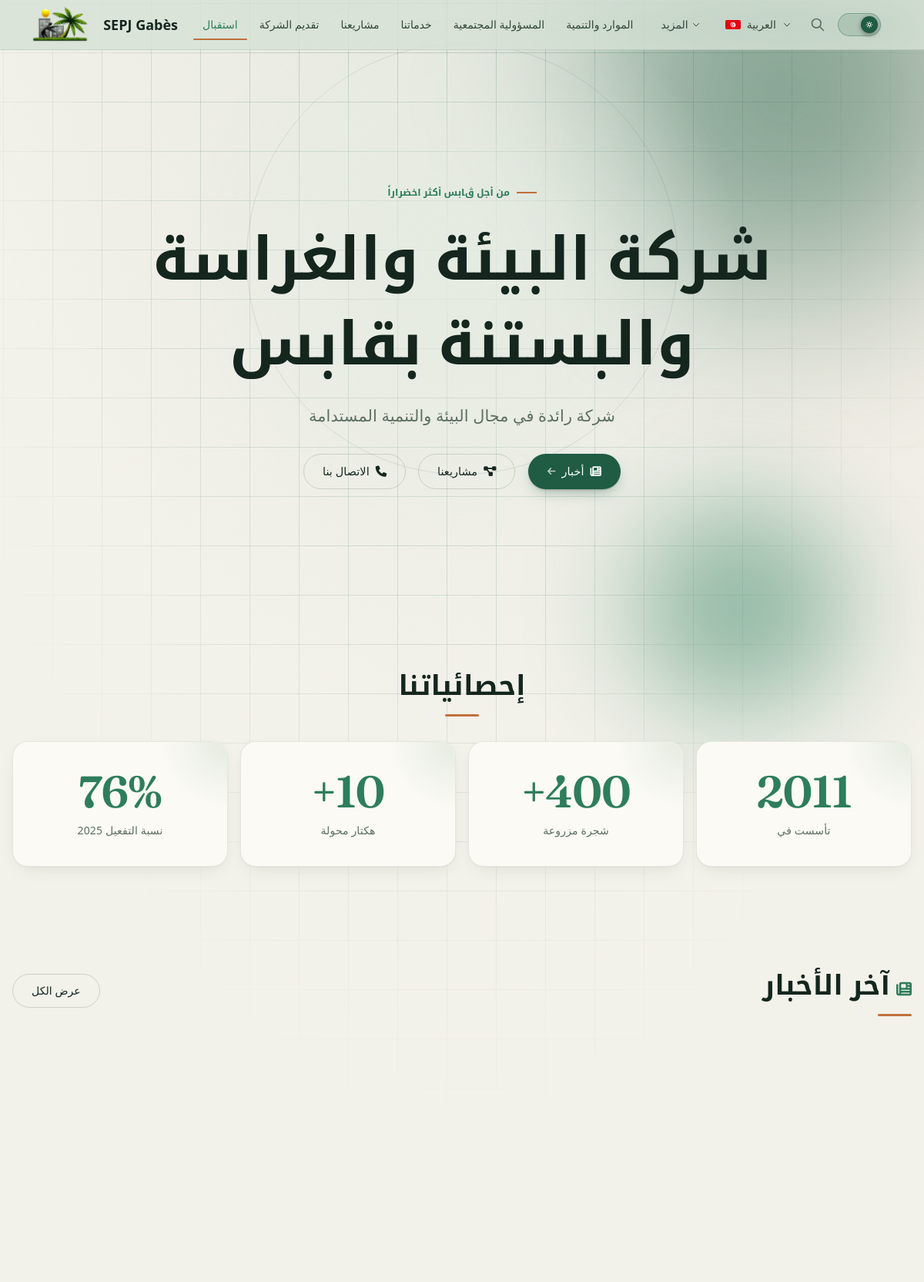
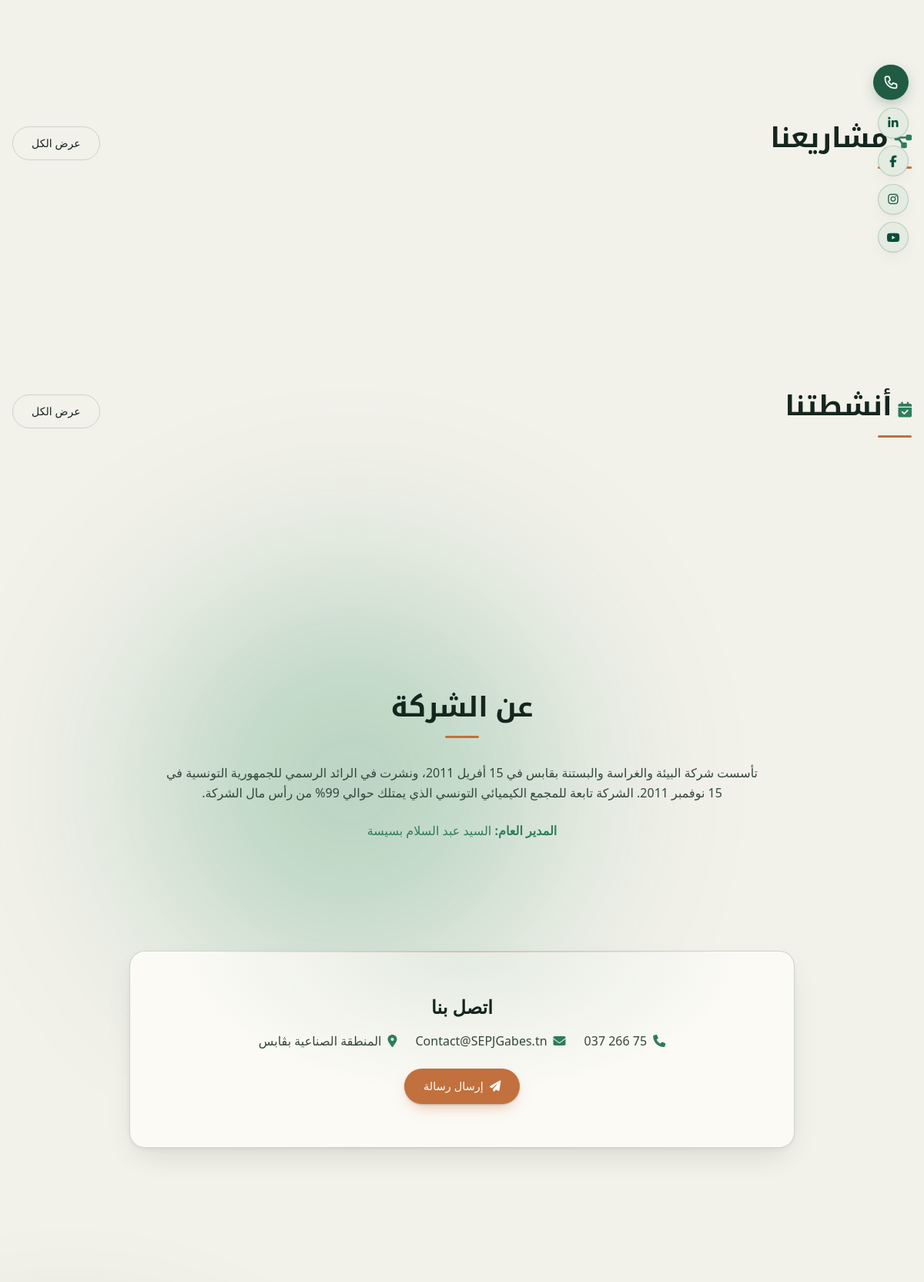
Screenshot of /public/ (upper part) with the database file from the repository (2 pictures, top to bottom).
### tables this page shows
CREATE TABLE IF NOT EXISTS `site_settings` (
    `id` INT UNSIGNED AUTO_INCREMENT PRIMARY KEY,
    `setting_key` VARCHAR(255) NOT NULL UNIQUE,
    `value_ar` LONGTEXT,
    `value_fr` LONGTEXT,
    `value_en` LONGTEXT,
    `value_raw` LONGTEXT,
    `updated_at` DATETIME NOT NULL DEFAULT CURRENT_TIMESTAMP ON UPDATE CURRENT_TIMESTAMP
);

### app/core/helpers.php (called while the page is built, shortened)
<?php
function e($value): string
{
    return htmlspecialchars((string) $value, ENT_QUOTES | ENT_SUBSTITUTE, 'UTF-8');
}
function current_lang(): string
{
    return DEFAULT_LANGUAGE;
}
function get_setting(string $key, string $lang = 'ar'): string
{
    static $settings = null;
    if ($settings === null) {
        try {
            $rows = db()->query("SELECT setting_key, value_ar, value_fr, value_en, value_raw FROM site_settings")->fetchAll(PDO::FETCH_ASSOC);
            $settings = [];
            foreach ($rows as $row) {
                $settings[$row['setting_key']] = $row;
            }
        } catch (PDOException $e) {
            $settings = [];
            return '';
        }
    }
    $setting = $settings[$key];
    $field   = 'value_' . $lang;
    if (!empty($setting[$field])) {
        return $setting[$field];
    }
    if (!empty($setting['value_raw'])) {
        return $setting['value_raw'];
    }
    return $setting['value_ar'] ?? '';
}

### app/core/db.php (called while the page is built, shortened)
<?php
class Database
{
    private static ?PDO $instance = null;
    public static function getInstance(): PDO
    {
        if (self::$instance === null) {
            $dsn = "mysql:host=" . DB_HOST . ";port=" . DB_PORT . ";dbname=" . DB_NAME . ";charset=" . DB_CHARSET;
            $options = [
                PDO::ATTR_ERRMODE            => PDO::ERRMODE_EXCEPTION,
                PDO::ATTR_DEFAULT_FETCH_MODE => PDO::FETCH_ASSOC,
                PDO::ATTR_EMULATE_PREPARES   => false,
                PDO::MYSQL_ATTR_INIT_COMMAND => "SET NAMES utf8mb4 COLLATE utf8mb4_unicode_ci",
            ];
            try {
                self::$instance = new PDO($dsn, DB_USER, DB_PASS, $options);
            } catch (PDOException $e) {
error_log("Database connection failed [host=" . DB_HOST . ", port=" . DB_PORT . ", db=" . DB_NAME . "]: " . get_class($e) . " (" . $e->getCode() . ") " . $e->getMessage());
                die("اتصال قاعدة البيانات فشل. الرجاء المحاولة لاحقاً.<br>Database connection failed. Please try again later.");
            }
        }
        return self::$instance;
    }
}
function db(): PDO
{
    return Database::getInstance();
}

### app/core/i18n.php (called while the page is built, shortened)
<?php
function __(string $key, string $lang = null): string
{
    static $translations = null;
    if ($translations === null) {
        $translations = get_translations();
    }
    $lang = $lang ?? current_lang();
    return $translations[$key][$lang] ?? $translations[$key]['ar'] ?? $key;
}

### public/index.php (the view, shortened to what this page needs)
<?php
require_once 'includes/header.php';
$lang = current_lang();
$l = ['ar' => 'ar', 'fr' => 'fr', 'en' => 'en'][$lang] ?? 'ar';
try {
    $pdo = db();
    $posts = $pdo->query("SELECT id, slug, COALESCE(NULLIF(title_{$l}, ''), title_ar) AS title, COALESCE(NULLIF(summary_{$l}, ''), summary_ar) AS summary, featured_image, published_at FROM content_items WHERE type='post' AND status='published' ORDER BY published_at DESC LIMIT 3")->fetchAll();
    $projects = $pdo->query("SELECT id, slug, COALESCE(NULLIF(title_{$l}, ''), title_ar) AS title, COALESCE(NULLIF(summary_{$l}, ''), summary_ar) AS summary, featured_image FROM content_items WHERE type='project' AND status='published' ORDER BY is_featured DESC, created_at DESC LIMIT 3")->fetchAll();
    $activities = $pdo->query("SELECT id, slug, COALESCE(NULLIF(title_{$l}, ''), title_ar) AS title, COALESCE(NULLIF(summary_{$l}, ''), summary_ar) AS summary, featured_image, published_at FROM content_items WHERE type='activity' AND status='published' ORDER BY published_at DESC LIMIT 4")->fetchAll();
} catch (PDOException $e) {
    $posts = $projects = $activities = $galleryImages = [];
}
$heroTitle = get_setting('hero_title', $lang) ?: __('company_name', $lang);
$heroSubtitle = get_setting('hero_subtitle', $lang) ?: __('hero_subtitle', $lang);
$phone = get_setting('phone');
$email = get_setting('email_primary');
$address = get_setting('address', $lang);
?>
<main id="main-content">
    <section class="hero-section">
        <div class="max-w-5xl mx-auto px-4 text-center relative z-10">
            <p class="hero-eyebrow"><?= $lang === 'ar' ? 'من أجل ڨابس أكثر اخضراراً' : ($lang === 'fr' ? 'Pour un Gabès plus vert' : 'For a greener Gabès') ?></p>
            <h1 class="hero-title mb-6"><?= e($heroTitle) ?></h1>
            <p class="hero-subtitle mb-8 max-w-2xl mx-auto"><?= e($heroSubtitle) ?></p>
            <div class="flex flex-wrap justify-center gap-4">
                <a href="news.php" class="glass-btn glass-btn-primary">
                    <i class="fa-solid fa-newspaper" aria-hidden="true"></i>
                    <?= __('nav_news', $lang) ?>
                    <i class="fa-solid fa-arrow-right text-xs opacity-70 rtl-flip-arrow" aria-hidden="true"></i>
                </a>
                <a href="projects.php" class="glass-btn">
                    <i class="fa-solid fa-diagram-project" aria-hidden="true"></i>
                    <?= __('nav_projects', $lang) ?>
                </a>
                <a href="contact.php" class="glass-btn">
                    <i class="fa-solid fa-phone" aria-hidden="true"></i>
                    <?= __('nav_contact', $lang) ?>
                </a>
            </div>
        </div>
    </section>
    <section class="py-16 relative z-10">
        <div class="max-w-7xl mx-auto px-4">
            <h2 class="section-title section-title-center text-center"><?= __('our_stats', $lang) ?></h2>
            <div class="grid grid-cols-2 md:grid-cols-4 gap-4">
                <div class="glass-card stat-card"><div class="stat-number" data-count="<?= e(get_setting('stat_founded_value')) ?>"><?= e(get_setting('stat_founded_value')) ?></div><div class="stat-label"><?= e(get_setting('stat_founded_label', $lang) ?: __('founded', $lang)) ?></div></div>
                <div class="glass-card stat-card"><div class="stat-number" data-count="<?= e(get_setting('stat_trees_value')) ?>" data-suffix="+"><?= e(get_setting('stat_trees_value')) ?>+</div><div class="stat-label"><?= __('trees_planted', $lang) ?></div></div>
                <div class="glass-card stat-card"><div class="stat-number" data-count="<?= e(get_setting('stat_hectares_value')) ?>" data-suffix="+"><?= e(get_setting('stat_hectares_value')) ?>+</div><div class="stat-label"><?= __('hectares_transformed', $lang) ?></div></div>
                <div class="glass-card stat-card"><div class="stat-number" data-count="<?= e(get_setting('stat_activation_value')) ?>"><?= e(get_setting('stat_activation_value')) ?></div><div class="stat-label"><?= __('activation_rate', $lang) ?> <?= e(get_setting('stat_activation_year')) ?></div></div>
            </div>
        </div>
    </section>
    <?php if (!empty($posts)): ?>
    <section class="py-16 relative z-10">
        <div class="max-w-7xl mx-auto px-4">
            <div class="flex items-center justify-between mb-8">
                <h2 class="section-title mb-0">
                    <i class="fa-solid fa-newspaper text-emerald-400 me-2 text-xl" aria-hidden="true"></i><?= __('latest_news', $lang) ?>
                </h2>
                <a href="news.php" class="glass-btn text-sm"><?= __('view_all', $lang) ?></a>
            </div>
            <div class="grid grid-cols-1 md:grid-cols-3 gap-6">
            </div>
        </div>
    </section>
    <?php endif; ?>
    <?php if (!empty($projects)): ?>
    <section class="py-16 relative z-10">
        <div class="max-w-7xl mx-auto px-4">
            <div class="flex items-center justify-between mb-8">
                <h2 class="section-title mb-0">
                    <i class="fa-solid fa-diagram-project text-emerald-400 me-2 text-xl" aria-hidden="true"></i><?= __('our_projects', $lang) ?>
                </h2>
                <a href="projects.php" class="glass-btn text-sm"><?= __('view_all', $lang) ?></a>
            </div>
            <div class="grid grid-cols-1 md:grid-cols-3 gap-6">
            </div>
        </div>
    </section>
    <?php endif; ?>
    <?php if (!empty($activities)): ?>
    <section class="py-16 relative z-10">
        <div class="max-w-7xl mx-auto px-4">
            <div class="flex items-center justify-between mb-8">
                <h2 class="section-title mb-0">
                    <i class="fa-solid fa-calendar-check text-emerald-400 me-2 text-xl" aria-hidden="true"></i><?= __('our_activities', $lang) ?>
                </h2>
                <a href="activities.php" class="glass-btn text-sm"><?= __('view_all', $lang) ?></a>
            </div>
            <div class="grid grid-cols-1 sm:grid-cols-2 gap-4">
            </div>
        </div>
    </section>
    <?php endif; ?>
    <section class="py-16 relative z-10">
        <div class="max-w-7xl mx-auto px-4">
            <h2 class="section-title section-title-center text-center"><?= __('about_company', $lang) ?></h2>
            <div class="max-w-3xl mx-auto text-center">
                <p class="text-emerald-200/80 leading-relaxed mb-6"><?= e(get_setting('about_summary', $lang)) ?></p>
                <p class="text-emerald-300"><strong><?= $lang === 'ar' ? 'المدير العام' : ($lang === 'fr' ? 'Directeur Général' : 'General Director') ?>:</strong> <?= e(get_setting('director_name', $lang)) ?></p>
            </div>
        </div>
    </section>
    <section class="cta-section py-20 relative z-10">
        <div class="max-w-4xl mx-auto px-4 text-center">
            <div class="cta-card glass-card-static p-10 md:p-14 relative overflow-hidden">
                <h2 class="text-2xl font-bold text-white mb-4 relative"><?= __('contact_us', $lang) ?></h2>
                <div class="flex flex-wrap justify-center gap-6 text-emerald-200/80 mb-6 relative">
                    <span class="flex items-center gap-2"><i class="fa-solid fa-phone text-emerald-400" aria-hidden="true"></i><?= e($phone) ?></span>
                    <span class="flex items-center gap-2"><i class="fa-solid fa-envelope text-emerald-400" aria-hidden="true"></i><?= e($email) ?></span>
                    <span class="flex items-center gap-2"><i class="fa-solid fa-location-dot text-emerald-400" aria-hidden="true"></i><?= e($address) ?></span>
                </div>
                <a href="contact.php" class="glass-btn glass-btn-accent relative">
                    <i class="fa-solid fa-paper-plane" aria-hidden="true"></i>
                    <?= __('send_message', $lang) ?>
                </a>
            </div>
        </div>
    </section>
</main>
<?php include 'includes/footer.php'; ?>

### rows the page displays
site_settings: value_ar "شركة البيئة والغراسة والبستنة بقابس"
site_settings: value_ar "شركة رائدة في مجال البيئة والتنمية المستدامة"
site_settings: value_raw "2011"
site_settings: value_ar "تأسست في"
site_settings: value_raw "400"
site_settings: value_ar "شجرة مزروعة"
site_settings: value_raw "10"
site_settings: value_ar "هكتار محولة"
site_settings: value_raw "76%"
site_settings: value_ar "نسبة التفعيل"
site_settings: value_raw "2025"
site_settings: value_ar "تأسست شركة البيئة والغراسة والبستنة بقابس في 15 أفريل 2011، ونشرت في الرائد الرسمي للجمهورية التونسية في 15 نوفمبر 2011. الشركة تابعة للمجمع الكيميائي التونسي الذي يمتلك حوالي 99% من رأس مال الشركة."
site_settings: value_ar "السيد عبد السلام بسيسة"
site_settings: value_raw "75 266 037"
site_settings: value_raw "Contact@SEPJGabes.tn"
site_settings: value_ar "المنطقة الصناعية بڨابس"

### other values shown
APP_NAME "SEPJ Gabès"
$item['label'] "استقبال"
$item['label'] "تقديم الشركة"
$item['label'] "مشاريعنا"
$item['label'] "خدماتنا"
$item['label'] "المسؤولية المجتمعية"
$item['label'] "الموارد والتنمية"
$moreLabel "المزيد"
$currentMeta['label'] "العربية"
__('nav_news', $lang) "أخبار"
__('nav_projects', $lang) "مشاريعنا"
__('nav_contact', $lang) "الاتصال بنا"
__('our_stats', $lang) "إحصائياتنا"
__('latest_news', $lang) "آخر الأخبار"
__('view_all', $lang) "عرض الكل"
